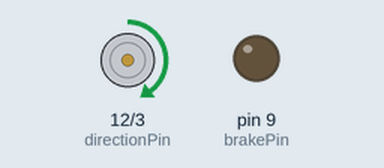
A sketch run on a simulated Arduino Uno, built with avr-gcc and run on an emulated ATmega328P. Parts: direction and speed pins drawn as motors (green arrow = direction pin HIGH = forward, orange = LOW = backward, longer = more drive), output pins drawn as LEDs (lit = HIGH).

Above: at 2.5 s.
At 12.5 s:
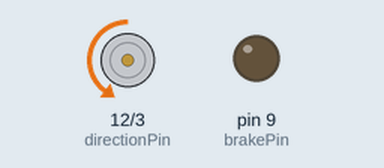
At 17.5 s:
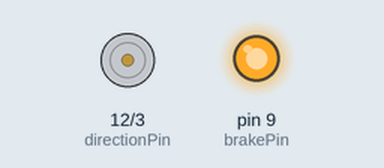
Timing chart, 0 to 26.0 s (numbered marks = the images above):
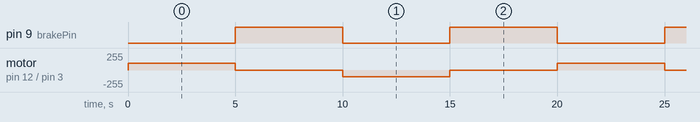

Measured:
- by itself, pin 9 (brakePin): alternates HIGH for 5.0 s and LOW for 5.0 s
- by itself, motor on pin 12 (directionPin) / pin 3 (pwmPin): repeats every 20.0 s: stopped 5.0 s, backward 100/255 5.0 s, stopped 5.0 s, forward 100/255 5.0 s

The sketch:

motor_controller_single_motor_simple.ino
```cpp
int directionPin = 12;
int pwmPin = 3;
int brakePin = 9;

//uncomment if using channel B, and remove above definitions
//int directionPin = 13;
//int pwmPin = 11;
//int brakePin = 8;

//boolean to switch direction
bool directionState;

void setup() {

//define pins
pinMode(directionPin, OUTPUT);
pinMode(pwmPin, OUTPUT);
pinMode(brakePin, OUTPUT);

}

void loop() {

//change direction every loop()
directionState = !directionState;

//write a low state to the direction pin (13)
if(directionState == false){
  digitalWrite(directionPin, LOW);
}

//write a high state to the direction pin (13)
else{
  digitalWrite(directionPin, HIGH);
}

//release breaks
digitalWrite(brakePin, LOW);

//set work duty for the motor
analogWrite(pwmPin, 100);

delay(5000);

//activate breaks
digitalWrite(brakePin, HIGH);

//set work duty for the motor to 0 (off)
analogWrite(pwmPin, 0);

delay(5000);
}
```
